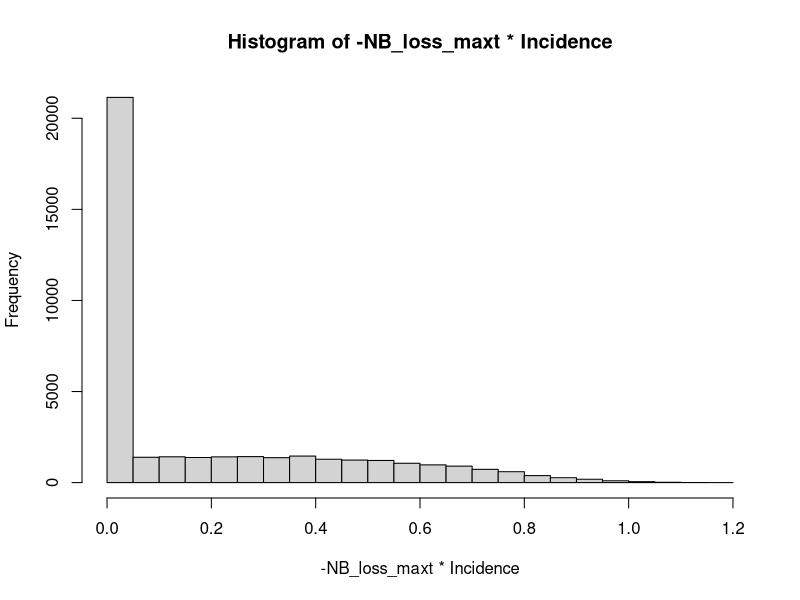
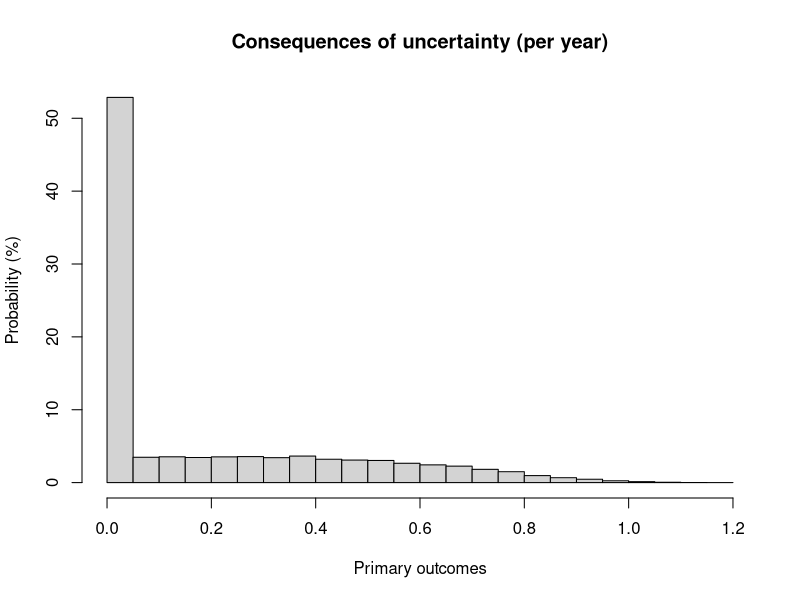

Source code (R) for these figures, in order:
##############################
# Proposal 6: Rare disease
##############################

set.seed(20)
options(scipen=999) # trun off scientifc notation (for convergence axis)


######################################################################################################
##### INPUTS


###################
# simulation resoultion
MCouter <- 40000 # NOTE not bad convergence of EVTPI at MCouter = 40000
MCinner <- 4000 
# MCinner <- 10000 # m simulations for each inner loop
ptm <- proc.time() # start the clock


###################
# Epi parameters


#########################
# health system model inputs (some may not be needed)
Utilisation =  0  

0.4 # cases per million
65.64 # population of UK

Incidence =  65.64*0.4
#Prevalence =  # ignore for now!
Time_info =  10 # could be lower as other trials currently underway!   
D_rate =  0.035 
k = 15000 
Time_research =  4
#Time_delay_informprior = 0.5 # set later in code: do for two options: 6 months (0.5 ) and 2 years (2)
Cost_research_NETSCC =  855403
#Cost_research_NHS = -10608500

# NHS research costs allocated equally over 4 years: 10608500
Cost_research_NHS_yr <- 10608500/4
Cost_research_NHS <- (Cost_research_NHS_yr/-D_rate) * (exp(-D_rate*Time_research) - exp(-D_rate*0))
# QALY impact of research costs
Cost_research_NHS/15000
# NETSCC cost per QALY lost
Cost_research_NETSCC/(Cost_research_NHS/15000)


P_t0_U <- 0.95
Odds_t0_U <- P_t0_U / (1 - P_t0_U)
LO_t0_U <- log(Odds_t0_U)

# normal simulations on LOR 
sigma_t1_U <- 0.5
LOR_t1_U <- rnorm(MCouter, 0, sigma_t1_U)
#plot(density(LOR_t1_U))

LO_t1_U <- LO_t0_U + LOR_t1_U 
Odds_t1_U <- exp(LO_t1_U)
P_t1_U <- Odds_t1_U / (Odds_t1_U + 1) 

#plot(density(P_t1_U)) # density between 0.02 and 0.12


#Odds_t1_U <- exp(LO_t1_U)
#P_t1_U <- Odds_t1_U / (1 + Odds_t1_U)

#summary(Odds_t1_U)
#summary(LOR_t1_U)
#plot(density(Odds_t1_U))
#plot(density(Odds_t1_U))

#################################
# NATURAL OUTCOME - NOT INCLUDING SECONDARY OUTCOMES!!!
##################################

# construct the (natural outcome) INB_t1 function 
# primary outcome is a good natural outcome (units = progression free survival at 2 years) 
INB_Event_nat = 1
NB_t0_U_nat <- P_t0_U*INB_Event_nat
NB_t1_U_nat <- P_t1_U*INB_Event_nat 
E_NB_t0_U_nat <- mean(NB_t0_U_nat)
E_NB_t1_U_nat <- mean(NB_t1_U_nat)
# expected events per year for each treatment
E_NB_t0_U_nat*Incidence
E_NB_t1_U_nat*Incidence


# vector for calculating VOI outputs- needs to use simulations
NB_t_U_nat <- cbind(NB_t0_U_nat, NB_t1_U_nat)


# Best outcome with uninformed prior 
#EVTCI_U_nat = max(0, E_INB_t1_U_nat) # in this case should always equal zero if no Monte carlo error
NB_EVTCI_U = max(E_NB_t0_U_nat, E_NB_t1_U_nat) # 

# EVTPI with uninformed prior and natural outcome
#EVTPI_U_nat <- mean(apply(INB_t_U_nat, 1, max))
NB_VTPI_U <- apply(NB_t_U_nat, 1, max) #so I can check convergence
NB_EVTPI_U <- mean(NB_VTPI_U)


NB_EVPI_U <-  NB_EVTPI_U - NB_EVTCI_U
#Running mean to check convergence
#EVTPI.run<-c(rep(0,150))
#for (i in 1:150){
#  EVTPI.run[i]<-mean(NB_VTPI_U_nat[1:(i*(MCouter/150))])
#}
#plot(seq(1,i*(MCouter/150), length.out = length(EVTPI.run)), EVTPI.run, type="l",lty=1, xlab="Simulation", ylab="EVTPI")
# does not really appear to be converged until 45K as far as we can tell
# need to check when converted to natrual outcomes


# annual outcomes
#####################

# VOI per year
NB_EVTPI_U*Incidence - NB_EVTCI_U*Incidence

# Value of implementation per year
NB_EVTCI_U*Incidence - E_NB_t0_U_nat*Incidence

# prepare for histogram
NB_t_U <- matrix(c(rep(E_NB_t0_U_nat,MCouter), NB_t1_U_nat), ncol = 2)
ENB_t_U <- apply(NB_t_U, 2, mean)

# histogram of effects per year
#               # NB per simulation with max(ENB_t_U) - max NB per simulation
#                 # best treament with current evidence - max NB per simulation
NB_loss_maxt <- NB_t_U[,which(ENB_t_U == max(ENB_t_U))] - NB_VTPI_U
Hist_value_of_trial_per_year <- hist(-NB_loss_maxt*Incidence)
# convert to probability plot, not density
Hist_value_of_trial_per_year$density = Hist_value_of_trial_per_year$counts/sum(Hist_value_of_trial_per_year$counts)*100
plot(Hist_value_of_trial_per_year,freq=FALSE,
     main = "Consequences of uncertainty (per year)",
     xlab = "Primary outcomes",
     ylab = "Probability (%)")



#############################################################
############ pop calculations ###################
###############################################

Pop_total <- (Incidence/-D_rate) * (exp(-D_rate*Time_info) - exp(-D_rate*0))
# Incidence                                                     time end                time start
Pop_during_research <-  ((Incidence) /-D_rate) * (exp(-D_rate*Time_research) - exp(-D_rate*0))
Pop_after_research <-  ((Incidence) /-D_rate) * (exp(-D_rate*Time_info) - exp(-D_rate*Time_research))


############# outputs ########################
##########################################

# not general
## Cell_A : net benefit of current situation with current utilisation
# take the weighted average of the expected NB for each treatment scaled up to full population
Cell_A <- sum(E_NB_t0_U_nat *Pop_total)


## Cell_C : maximum Net benfit of implemetation (Early access - approval)  
Cell_C <- Pop_total*NB_EVTCI_U
NB_maxt_U <- Cell_C  # AKA nb_maxt_U

## Cell_D : maximum Net benfit of information (delay access for information)
# "instant trial with perfect information"
# Pure definition of Cell D
Cell_D <- NB_EVTPI_U*Pop_total

# assume perfect and instant implementation/information
Max_value_of_implementation <- Cell_C - Cell_A # max value of early access
Max_value_of_research <- Cell_D - Cell_C 

# maxt = use the best treatmet according to current NB. NOT instant trial - 
# instantly and perfectly implement best treatment while trial is running 
# below is the same as AWR if the new treatment is the best with current information
NB_maxt_perfect_info_imp <- Pop_during_research*NB_EVTCI_U + Pop_after_research*NB_EVTPI_U

# this is the pure information value under different types of research and implementation assumptions
Value_of_maxt_perfect_info_imp <- NB_maxt_perfect_info_imp - Cell_C


# ICER of research relative to early access (assumed to be costless to the agency)
# all other costs assumed to be captured by the MCD
ICER_maxt_perfect_info_imp <- Cost_research_NETSCC/Value_of_maxt_perfect_info_imp










#################################
# NATURAL OUTCOME -  SECONDARY OUTCOMES INCLUDED
##################################



### Costs and consequences table
##########

# expected yearly additional costs of using control treatment
# patients expected to be on treatment for 35.47 years (undiscounted)

# costs per person!
costs_pr_t0 <- (360000/-D_rate) * (exp(-D_rate*35.5) - exp(-D_rate*0))
costs_pr_t0
# per person undiscounted
360000*35.47

# costs for new treatment (per person)
costs_pr_t1 <- 360000 + (360000*0.5/-D_rate) * (exp(-D_rate*34.5) - exp(-D_rate*0))
costs_pr_t1
# per person undiscounted
340000 + 0.5 * (35.47 * 340000)  


# costs for current treatment per year
costs_yr_t0 <- costs_pr_t0*Incidence
costs_yr_t0
# costs for new treatment per year
costs_yr_t1 <- costs_pr_t1*Incidence
costs_yr_t1

# additiontal costs per year
costs_yr_t0 - costs_yr_t1

# composite outcomes for current treatment per year
P_t0_U*Incidence

# non-inferiority of composite oucomes per year according to proposal
0.9*Incidence


# maximum additional events per year
P_t0_U*Incidence - 0.9*Incidence 
# equivalent to 
Incidence*0.05



# this implies a cost per composite endpoint avoided of:

(costs_yr_t0 - costs_yr_t1)/(0.9*Incidence - P_t0_U*Incidence)

# equivalent spent else where in health system

((costs_yr_t0 - costs_yr_t1)/(0.9*Incidence - P_t0_U*Incidence))/k


############### analysis with this MCD #######################################
#############################################################################


# MCD analysis done with generic binary function




#####################################################################################
# Economic inputs
# take account of QALYs and aquisition costs
# ignore any other secondary outcomes
######################################################################################



###########
# normal utility
0.5895 # from paper (Sullivan, 2011) on UK utilities "ICD 161: Other Diseases Of Kidney And Ureters"


#########
# composite end points
# assume that they occur at start of observing period (2 years)
# assume that they live for full time

# menningococcal disease
#http://www.sciencedirect.com/science/article/pii/S0264410X13003691?via%3Dihub
# utility 0.86, 0.2 for those without and with squelae 
# take lower

# multi organ failure
#https://www.ncbi.nlm.nih.gov/pubmed/10994572
# 72% die and assume remainer return to previous QOL



# NB MODEL depends on treatment and P (because aquisition costs depend on P and treatment interaction)

# costs if primary outcome occurs - assumed to be the same as event occurs at start of observation period and patient moved back to durg
C_t0_PO <- C_t1_PO <- 1/3*(0) + 1/3*(costs_pr_t0) + 1/3*(costs_pr_t0*0.28)

# costs if primary outcome does NOT progression free
C_t0_notPO <- costs_pr_t0
C_t1_notPO <- costs_pr_t1

C_t0_notPO - C_t0_PO
C_t1_notPO - C_t1_PO

(C_t0_notPO - C_t0_PO)/15000
(C_t1_notPO - C_t1_PO)/15000


# QALYs if primary outcome occurs / not
QALY_PO <- 1/3*(0) + 
  1/3*((0.2/-D_rate) * (exp(-D_rate*35.5) - exp(-D_rate*0))) + 
  1/3*((0.5895/-D_rate) * (exp(-D_rate*35.5) - exp(-D_rate*0))*0.28)
  # discount the same way as I discount 
QALY_notPO <- (0.5895/-D_rate) * (exp(-D_rate*35.5) - exp(-D_rate*0))

 QALY_notPO -QALY_PO

# bad outcome so should be negative - but actually very positive!!
#INB_Event_t0 <- (QALY_PO - C_t0_PO/k) - (QALY_notPO - C_t0_notPO/k)
#INB_Event_t1 <- (QALY_PO - C_t1_PO/k) - (QALY_notPO - C_t1_notPO/k)
# cost savings from patients dying far outweigh the QALY benefits

#t0 INB event occurs (event free)
# 
INB_Event_t0 <- -270.19 
INB_Event_t1 <- -46.69

# vector for calculating VOI outputs
# also need to inlcude aquisition costs at the individual level
NB_t_U <- cbind(
  P_t0_U*INB_Event_t0 - (1-P_t0_U)*costs_pr_t0/k,
  # new treatment 
  P_t1_U*INB_Event_t1 - (1-P_t1_U)*costs_pr_t1/k
)

E_NB_t0_U <- P_t0_U*INB_Event_t0 - (1-P_t0_U)*costs_pr_t0/k
E_NB_t1_U <- mean(P_t1_U*INB_Event_t1 - (1-P_t1_U)*costs_pr_t1/k)

# Population calculations - no delay (ignore prevalence!)
##############################################
#Pop_total <- (Incidence/-D_rate) * (exp(-D_rate*Time_info) - exp(-D_rate*0))
# Incidence                                                     time end                time start
#Pop_during_trial <-  ((Incidence) /-D_rate) * (exp(-D_rate*Time_research) - exp(-D_rate*0))
#Pop_after_trial <-  ((Incidence) /-D_rate) * (exp(-D_rate*Time_info) - exp(-D_rate*Time_research))


# Best outcome with uninformed prior 
#EVTCI_U_nat = max(0, E_INB_t1_U_nat) # in this case should always equal zero if no Monte carlo error
NB_EVTCI_U = max(E_NB_t0_U, E_NB_t1_U) # 

# EVTPI with uninformed prior and natural outcome
#EVTPI_U_nat <- mean(apply(INB_t_U_nat, 1, max))
NB_VTPI_U <- apply(NB_t_U, 1, max) #so I can check convergence
NB_EVTPI_U <- mean(NB_VTPI_U)


NB_EVPI_U <-  NB_EVTPI_U - NB_EVTCI_U
#Running mean to check convergence
#EVTPI.run<-c(rep(0,150))
#for (i in 1:150){
#  EVTPI.run[i]<-mean(NB_VTPI_U_nat[1:(i*(MCouter/150))])
#}
#plot(seq(1,i*(MCouter/150), length.out = length(EVTPI.run)), EVTPI.run, type="l",lty=1, xlab="Simulation", ylab="EVTPI")
# does not really appear to be converged until 45K as far as we can tell
# need to check when converted to natrual outcomes


# annual outcomes
#####################
# ADDITIONAL POS per year from doing study (compared to best treatment)
NB_EVTPI_U*Incidence - NB_EVTCI_U*Incidence

# annual implementation value
NB_EVTCI_U*Incidence - E_NB_t0_U*Incidence



#############################################################
############ pop calculations ###################
###############################################




Pop_total <- (Incidence/-D_rate) * (exp(-D_rate*Time_info) - exp(-D_rate*0))
# Incidence                                                     time end                time start
Pop_during_research <-  ((Incidence) /-D_rate) * (exp(-D_rate*Time_research) - exp(-D_rate*0))
Pop_after_research <-  ((Incidence) /-D_rate) * (exp(-D_rate*Time_info) - exp(-D_rate*Time_research))


############# outputs ########################
##########################################

# not general
## Cell_A : net benefit of current situation with current utilisation
# take the weighted average of the expected NB for each treatment scaled up to full population
Cell_A <- sum(E_NB_t0_U *Pop_total)


## Cell_C : maximum Net benfit of implemetation (Early access - approval)  
Cell_C <- Pop_total*NB_EVTCI_U
NB_maxt_U <- Cell_C  # AKA nb_maxt_U

## Cell_D : maximum Net benfit of information (delay access for information)
# "instant trial with perfect information"
# Pure definition of Cell D
Cell_D <- NB_EVTPI_U*Pop_total

# assume perfect and instant implementation/information
Max_value_of_implementation <- Cell_C - Cell_A # max value of early access
Max_value_of_research <- Cell_D - Cell_C 

# maxt = use the best treatmet according to current NB. NOT instant trial - 
# instantly and perfectly implement best treatment while trial is running 
# below is the same as AWR if the new treatment is the best with current information
NB_maxt_perfect_info_imp <- Pop_during_research*NB_EVTCI_U + 
  Pop_after_research*NB_EVTPI_U # do not count these anymore - Cost_research_NHS/k


# this is the pure information value under different types of research and implementation assumptions
Value_of_maxt_perfect_info_imp <- NB_maxt_perfect_info_imp - Cell_C


# ICER of research relative to early access (assumed to be costless to the agency)
# all other costs assumed to be captured by the MCD
ICER_maxt_perfect_info_imp <- Cost_research_NETSCC/Value_of_maxt_perfect_info_imp




# NHS research costs allocated equally over 4 years
Cost_research_NHS_yr <- 10608500/4
Cost_research_NHS <- (Cost_research_NHS_yr/-D_rate) * (exp(-D_rate*4) - exp(-D_rate*0))
# QALY impact of research costs
Cost_research_NHS
Cost_research_NHS/15000
# NETSCC cost per QALY lost
Cost_research_NETSCC/(Cost_research_NHS/15000)


















#######################################################################################
# SENSITIVITY ANALYSIS **** DONE in old style - not NB of information!
########################################################################

#######################################################################################
# Optimistic 
########################################################################

increase <- 1.2
decrease <- 0.8

# optimistic inputs
Time_info = 10*increase
Time_research = 4*decrease 
Cost_research_NETSCC =  855403*decrease
Cost_research_NHS = -10608500*increase
INB_Event_t0 = 270.1498*increase
INB_Event_t1 = 46.73707*increase
Incidence = 26.256*increase

Pop_total <- (Incidence/-D_rate) * (exp(-D_rate*Time_info) - exp(-D_rate*0))
# Incidence                                                     time end                time start
Pop_during_trial <-  ((Incidence) /-D_rate) * (exp(-D_rate*Time_research) - exp(-D_rate*0))
Pop_after_trial <-  ((Incidence) /-D_rate) * (exp(-D_rate*Time_info) - exp(-D_rate*Time_research))

## NOT ALLOWED DO THIS! Net benfit of immediately implemeting best treatment (Approval)
#NB_maxt_U <- Pop_total*NB_EVTCI_U

NB_mandatedt_U <- E_NB_t0_U*Pop_total

################### NB from costlessly and instantly) Implementing best treatment
# and carrying out perfect trial (with perfect implementing of result)
NB_E_mandatedt_trial_U <- Pop_during_trial*E_NB_t0_U + Pop_after_trial*NB_EVTPI_U -
  Cost_research_NHS/k # assume that the cost savings reported in the proposal accurately 
# reflect the savings during the 4 years to the NHS from giving
# X people in the trial the new (cheaper treatment)

# ICER
# difference in effects (between trial and implementign best treatment)
NB_E_mandatedt_trial_U - NB_mandatedt_U
# difference in costs (between trial and implementign best treatment)
Cost_research_NETSCC
# the ICER
Cost_research_NETSCC/(NB_E_mandatedt_trial_U - NB_mandatedt_U)




#######################################################################################
# pessimistic 
########################################################################

increase <- 1.2
decrease <- 0.8

# pessimistic inputs
Time_info = 10*decrease
Time_research = 4*increase 
Cost_research_NETSCC =  855403*increase
Cost_research_NHS = -10608500*decrease
INB_Event_t0 = 270.1498*decrease
INB_Event_t1 = 46.73707*decrease
Incidence = 26.256*decrease

Pop_total <- (Incidence/-D_rate) * (exp(-D_rate*Time_info) - exp(-D_rate*0))
# Incidence                                                     time end                time start
Pop_during_trial <-  ((Incidence) /-D_rate) * (exp(-D_rate*Time_research) - exp(-D_rate*0))
Pop_after_trial <-  ((Incidence) /-D_rate) * (exp(-D_rate*Time_info) - exp(-D_rate*Time_research))

## NOT ALLOWED DO THIS! Net benfit of immediately implemeting best treatment (Approval)
#NB_maxt_U <- Pop_total*NB_EVTCI_U

NB_mandatedt_U <- E_NB_t0_U*Pop_total

################### NB from costlessly and instantly) Implementing best treatment
# and carrying out perfect trial (with perfect implementing of result)
NB_E_mandatedt_trial_U <- Pop_during_trial*E_NB_t0_U + Pop_after_trial*NB_EVTPI_U -
  Cost_research_NHS/k # assume that the cost savings reported in the proposal accurately 
# reflect the savings during the 4 years to the NHS from giving
# X people in the trial the new (cheaper treatment)

# ICER
# difference in effects (between trial and implementign best treatment)
NB_E_mandatedt_trial_U - NB_mandatedt_U
# difference in costs (between trial and implementign best treatment)
Cost_research_NETSCC
# the ICER
Cost_research_NETSCC/(NB_E_mandatedt_trial_U - NB_mandatedt_U)




















####################### old stuff ####################################


#######################################
# INSTANT trial result (proposal says 6 years)
# NATURAL OUTCOMES so completely ignores research costs to the NHS
# Population calculations - no delay (ignore prevalence!)
##############################################

#Time_info = 10 # specified above
Time_research = 0 # instant
#Cost_research_NETSCC =  # specified above
#Cost_research_NHS_budget = # specified above


Pop_total <- (Incidence/-D_rate) * (exp(-D_rate*Time_info) - exp(-D_rate*0))
# Incidence                                                     time end                time start
Pop_during_trial <-  ((Incidence) /-D_rate) * (exp(-D_rate*Time_research) - exp(-D_rate*0))
Pop_after_trial <-  ((Incidence) /-D_rate) * (exp(-D_rate*Time_info) - exp(-D_rate*Time_research))

## Net benfit of immediately implemeting best treatment (Approval)
NB_maxt_U <- Pop_total*NB_EVTCI_U

# EVPI
NB_EVTPI_U - NB_EVTCI_U
################### NB from costlessly and instantly) Implementing best treatment
# and carrying out perfect trial (with perfect implementing of result)
NB_E_maxt_trial_U <- Pop_during_trial*NB_EVTCI_U + Pop_after_trial*NB_EVTPI_U 

# ICER
# difference in effects (between trial and implementign best treatment)
NB_E_maxt_trial_U - NB_maxt_U
# difference in costs (between trial and implementign best treatment)
Cost_research_NETSCC
# the ICER
Cost_research_NETSCC/(NB_E_maxt_trial_U - NB_maxt_U)




#######################################
# Trial takes 6 years (same duration as proposal says)
# NATURAL OUTCOMES so completely ignores research costs to the NHS
# Population calculations - no delay (ignore prevalence!)
##############################################

#Time_info = 10
Time_research = 4 
#Cost_research_NETSCC =  
#Cost_research_NHS_budget = 

Pop_total <- (Incidence/-D_rate) * (exp(-D_rate*Time_info) - exp(-D_rate*0))
# Incidence                                                     time end                time start
Pop_during_trial <-  ((Incidence) /-D_rate) * (exp(-D_rate*Time_research) - exp(-D_rate*0))
Pop_after_trial <-  ((Incidence) /-D_rate) * (exp(-D_rate*Time_info) - exp(-D_rate*Time_research))

## Net benfit of immediately implemeting best treatment (Approval)
NB_maxt_U <- Pop_total*NB_EVTCI_U


################### NB from costlessly and instantly) Implementing best treatment
# and carrying out perfect trial (with perfect implementing of result)
NB_E_maxt_trial_U <- Pop_during_trial*NB_EVTCI_U + Pop_after_trial*NB_EVTPI_U 

# ICER
# difference in effects (between trial and implementign best treatment)
NB_E_maxt_trial_U - NB_maxt_U
# difference in costs (between trial and implementign best treatment)
Cost_research_NETSCC
# the ICER
Cost_research_NETSCC/(NB_E_maxt_trial_U - NB_maxt_U)



#######################################
# Trial takes 10 years (proposal says 6 )
# NATURAL OUTCOMES so completely ignores research costs to the NHS
# Population calculations - no delay (ignore prevalence!)
##############################################

#Time_info = 10
Time_research = 7 
#Cost_research_NETSCC =  2522710
#Cost_research_NHS_budget = -62410967

Pop_total <- (Incidence/-D_rate) * (exp(-D_rate*Time_info) - exp(-D_rate*0))
# Incidence                                                     time end                time start
Pop_during_trial <-  ((Incidence) /-D_rate) * (exp(-D_rate*Time_research) - exp(-D_rate*0))
Pop_after_trial <-  ((Incidence) /-D_rate) * (exp(-D_rate*Time_info) - exp(-D_rate*Time_research))

## Net benfit of immediately implemeting best treatment (Approval)
NB_maxt_U <- Pop_total*NB_EVTCI_U


################### NB from costlessly and instantly) Implementing best treatment
# and carrying out perfect trial (with perfect implementing of result)
NB_E_maxt_trial_U <- Pop_during_trial*NB_EVTCI_U + Pop_after_trial*NB_EVTPI_U 

# ICER
# difference in effects (between trial and implementign best treatment)
NB_E_maxt_trial_U - NB_maxt_U
# difference in costs (between trial and implementign best treatment)
Cost_research_NETSCC
# the ICER
Cost_research_NETSCC/(NB_E_maxt_trial_U - NB_maxt_U)





#######################################
# NO INFORMATION VALUE!! "trial to change practice"
# INSTANT trial result (proposal says 4 years)
#
# Population calculations - no delay (ignore prevalence!)
##############################################

#Time_info = 10
Time_research = 0 # instant
#Cost_research_NETSCC # already defined above
#Cost_research_NHS 

Pop_total <- (Incidence/-D_rate) * (exp(-D_rate*Time_info) - exp(-D_rate*0))
# Incidence                                                     time end                time start
Pop_during_trial <-  ((Incidence) /-D_rate) * (exp(-D_rate*Time_research) - exp(-D_rate*0))
Pop_after_trial <-  ((Incidence) /-D_rate) * (exp(-D_rate*Time_info) - exp(-D_rate*Time_research))

# mandated treatment 
NB_mandatedt_U <- E_NB_t0_U*Pop_total

################### NB from costlessly and instantly) Implementing best treatment
# and carrying out perfect trial (with perfect implementing of result)
NB_E_mandatedt_trial_U <- Pop_during_trial*E_NB_t0_U + Pop_after_trial*NB_EVTPI_U #-
#Cost_research_NHS/k # trial reports instantly so nothing will be saved during the trial in treatment costs.

# ICER
# difference in effects (between trial and implementign best treatment)
NB_E_mandatedt_trial_U - NB_mandatedt_U
# difference in costs (between trial and implementign best treatment)
Cost_research_NETSCC
# the ICER
Cost_research_NETSCC/(NB_E_mandatedt_trial_U - NB_mandatedt_U)






#######################################
# NO INFORMATION VALUE!!
# trial takes the same time as stated in proposal
#
# Population calculations - no delay (ignore prevalence!)
##############################################

#Time_info = 10
Time_research = 4
#Cost_research_NETSCC # already defined above
#Cost_research_NHS 

Pop_total <- (Incidence/-D_rate) * (exp(-D_rate*Time_info) - exp(-D_rate*0))
# Incidence                                                     time end                time start
Pop_during_trial <-  ((Incidence) /-D_rate) * (exp(-D_rate*Time_research) - exp(-D_rate*0))
Pop_after_trial <-  ((Incidence) /-D_rate) * (exp(-D_rate*Time_info) - exp(-D_rate*Time_research))

## NOT ALLOWED DO THIS! Net benfit of immediately implemeting best treatment (Approval)
#NB_maxt_U <- Pop_total*NB_EVTCI_U

NB_mandatedt_U <- E_NB_t0_U*Pop_total

################### NB from costlessly and instantly) Implementing best treatment
# and carrying out perfect trial (with perfect implementing of result)
NB_E_mandatedt_trial_U <- Pop_during_trial*E_NB_t0_U + Pop_after_trial*NB_EVTPI_U -
  Cost_research_NHS/k # assume that the cost savings reported in the proposal accurately 
# reflect the savings during the 4 years to the NHS from giving
# X people in the trial the new (cheaper treatment)

# ICER
# difference in effects (between trial and implementign best treatment)
NB_E_mandatedt_trial_U - NB_mandatedt_U
# difference in costs (between trial and implementign best treatment)
Cost_research_NETSCC
# the ICER
Cost_research_NETSCC/(NB_E_mandatedt_trial_U - NB_mandatedt_U)





